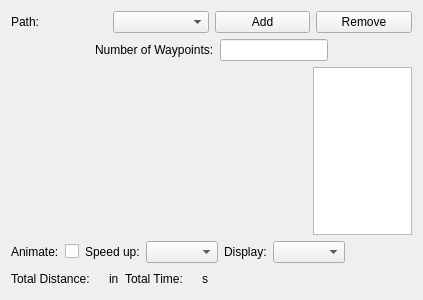
<?xml version="1.0" encoding="UTF-8"?>
<ui version="4.0">
 <class>PathWidget</class>
 <widget class="QWidget" name="PathWidget">
  <property name="geometry">
   <rect>
    <x>0</x>
    <y>0</y>
    <width>423</width>
    <height>300</height>
   </rect>
  </property>
  <property name="windowTitle">
   <string>Form</string>
  </property>
  <layout class="QVBoxLayout" name="verticalLayout" stretch="0,0,0,0,0">
   <item>
    <layout class="QHBoxLayout" name="horizontalLayout_4">
     <item>
      <widget class="QLabel" name="label_5">
       <property name="text">
        <string>Path:</string>
       </property>
      </widget>
     </item>
     <item>
      <widget class="QComboBox" name="options"/>
     </item>
     <item>
      <widget class="QPushButton" name="add">
       <property name="text">
        <string>Add</string>
       </property>
      </widget>
     </item>
     <item>
      <widget class="QPushButton" name="remove">
       <property name="text">
        <string>Remove</string>
       </property>
      </widget>
     </item>
    </layout>
   </item>
   <item>
    <layout class="QHBoxLayout" name="horizontalLayout_2">
     <item>
      <spacer name="horizontalSpacer">
       <property name="orientation">
        <enum>Qt::Horizontal</enum>
       </property>
       <property name="sizeHint" stdset="0">
        <size>
         <width>40</width>
         <height>20</height>
        </size>
       </property>
      </spacer>
     </item>
     <item>
      <widget class="QLabel" name="label">
       <property name="text">
        <string>Number of Waypoints:</string>
       </property>
      </widget>
     </item>
     <item>
      <widget class="QLineEdit" name="num_waypoints"/>
     </item>
     <item>
      <spacer name="horizontalSpacer_2">
       <property name="orientation">
        <enum>Qt::Horizontal</enum>
       </property>
       <property name="sizeHint" stdset="0">
        <size>
         <width>40</width>
         <height>20</height>
        </size>
       </property>
      </spacer>
     </item>
    </layout>
   </item>
   <item>
    <layout class="QHBoxLayout" name="horizontalLayout" stretch="3,1">
     <item>
      <widget class="rip::gui::splineplanner::PathPlannerWidget" name="figure" native="true"/>
     </item>
     <item>
      <widget class="QListWidget" name="waypoint_widget"/>
     </item>
    </layout>
   </item>
   <item>
    <layout class="QHBoxLayout" name="horizontalLayout_3">
     <item>
      <widget class="QLabel" name="label_2">
       <property name="text">
        <string>Animate:</string>
       </property>
      </widget>
     </item>
     <item>
      <widget class="QCheckBox" name="animate">
       <property name="text">
        <string/>
       </property>
      </widget>
     </item>
     <item>
      <widget class="QLabel" name="label_3">
       <property name="text">
        <string>Speed up:</string>
       </property>
      </widget>
     </item>
     <item>
      <widget class="QComboBox" name="speed_up"/>
     </item>
     <item>
      <widget class="QLabel" name="label_4">
       <property name="text">
        <string>Display:</string>
       </property>
      </widget>
     </item>
     <item>
      <widget class="QComboBox" name="display"/>
     </item>
     <item>
      <spacer name="horizontalSpacer_3">
       <property name="orientation">
        <enum>Qt::Horizontal</enum>
       </property>
       <property name="sizeHint" stdset="0">
        <size>
         <width>40</width>
         <height>20</height>
        </size>
       </property>
      </spacer>
     </item>
    </layout>
   </item>
   <item>
    <layout class="QHBoxLayout" name="horizontalLayout_5">
     <item>
      <widget class="QLabel" name="label_6">
       <property name="text">
        <string>Total Distance:</string>
       </property>
      </widget>
     </item>
     <item>
      <widget class="QLabel" name="length">
       <property name="text">
        <string/>
       </property>
      </widget>
     </item>
     <item>
      <widget class="QLabel" name="distance_unit">
       <property name="text">
        <string>in</string>
       </property>
      </widget>
     </item>
     <item>
      <widget class="QLabel" name="label_8">
       <property name="text">
        <string>Total Time:</string>
       </property>
      </widget>
     </item>
     <item>
      <widget class="QLabel" name="time">
       <property name="text">
        <string/>
       </property>
      </widget>
     </item>
     <item>
      <widget class="QLabel" name="time_units">
       <property name="text">
        <string>s</string>
       </property>
      </widget>
     </item>
     <item>
      <spacer name="horizontalSpacer_4">
       <property name="orientation">
        <enum>Qt::Horizontal</enum>
       </property>
       <property name="sizeHint" stdset="0">
        <size>
         <width>40</width>
         <height>20</height>
        </size>
       </property>
      </spacer>
     </item>
    </layout>
   </item>
  </layout>
 </widget>
 <customwidgets>
  <customwidget>
   <class>rip::gui::splineplanner::PathPlannerWidget</class>
   <extends>QWidget</extends>
   <header>spline_planner_gui/path_planner_widget.hpp</header>
   <container>1</container>
  </customwidget>
 </customwidgets>
 <resources/>
 <connections/>
</ui>
